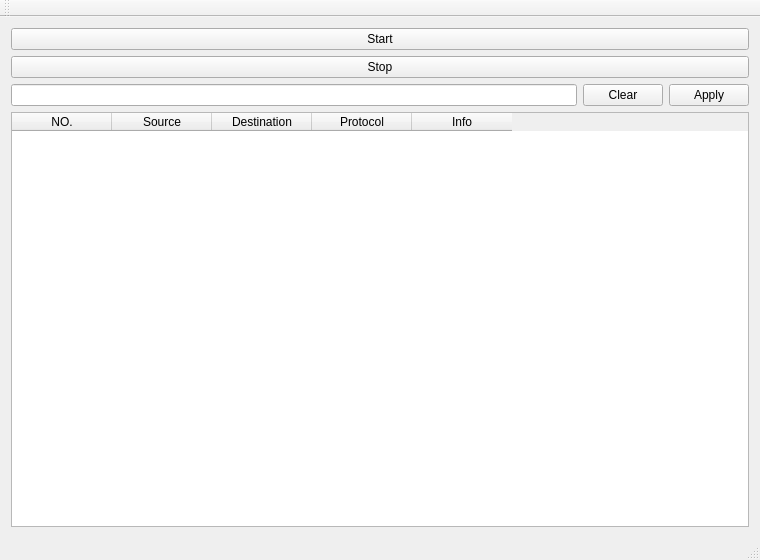
<?xml version="1.0" encoding="UTF-8"?>
<ui version="4.0">
 <class>mywireshark</class>
 <widget class="QMainWindow" name="mywireshark">
  <property name="geometry">
   <rect>
    <x>0</x>
    <y>0</y>
    <width>760</width>
    <height>560</height>
   </rect>
  </property>
  <property name="windowTitle">
   <string>mywireshark</string>
  </property>
  <widget class="QWidget" name="centralWidget">
   <layout class="QGridLayout" name="gridLayout">
    <item row="2" column="0">
     <widget class="QLineEdit" name="lineEdit"/>
    </item>
    <item row="3" column="0" colspan="3">
     <widget class="QTableWidget" name="tableWidget">
      <property name="editTriggers">
       <set>QAbstractItemView::NoEditTriggers</set>
      </property>
      <property name="selectionBehavior">
       <enum>QAbstractItemView::SelectRows</enum>
      </property>
      <property name="textElideMode">
       <enum>Qt::ElideNone</enum>
      </property>
      <attribute name="verticalHeaderVisible">
       <bool>false</bool>
      </attribute>
      <column>
       <property name="text">
        <string>NO.</string>
       </property>
      </column>
      <column>
       <property name="text">
        <string>Source</string>
       </property>
      </column>
      <column>
       <property name="text">
        <string>Destination</string>
       </property>
      </column>
      <column>
       <property name="text">
        <string>Protocol</string>
       </property>
      </column>
      <column>
       <property name="text">
        <string>Info</string>
       </property>
      </column>
     </widget>
    </item>
    <item row="2" column="2">
     <widget class="QPushButton" name="apply">
      <property name="text">
       <string>Apply</string>
      </property>
     </widget>
    </item>
    <item row="2" column="1">
     <widget class="QPushButton" name="clear">
      <property name="text">
       <string>Clear</string>
      </property>
     </widget>
    </item>
    <item row="0" column="0" colspan="3">
     <widget class="QPushButton" name="start">
      <property name="text">
       <string>Start</string>
      </property>
     </widget>
    </item>
    <item row="1" column="0" colspan="3">
     <widget class="QPushButton" name="stop">
      <property name="text">
       <string>Stop</string>
      </property>
     </widget>
    </item>
   </layout>
  </widget>
  <widget class="QMenuBar" name="menuBar">
   <property name="geometry">
    <rect>
     <x>0</x>
     <y>0</y>
     <width>760</width>
     <height>24</height>
    </rect>
   </property>
  </widget>
  <widget class="QToolBar" name="mainToolBar">
   <attribute name="toolBarArea">
    <enum>TopToolBarArea</enum>
   </attribute>
   <attribute name="toolBarBreak">
    <bool>false</bool>
   </attribute>
  </widget>
  <widget class="QStatusBar" name="statusBar"/>
 </widget>
 <layoutdefault spacing="6" margin="11"/>
 <resources/>
 <connections/>
</ui>
